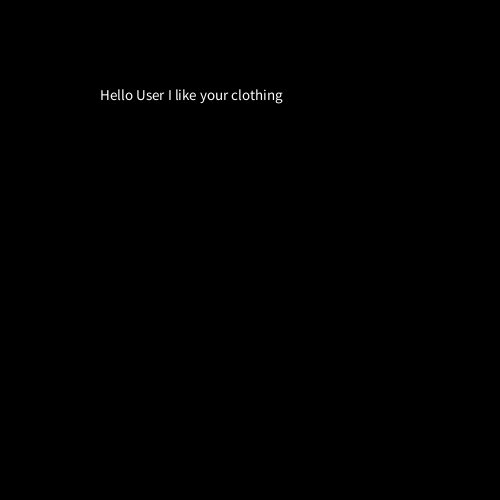
Frame 1 (no input)
Frame 60 (the mouse pressed at the canvas centre just before this capture): identical to frame 1, image omitted
Frame 120 (the mouse held since frame 60 and released just before this capture): identical to frame 1, image omitted

The Processing sketch that drew this single still picture (run headless with seeded random() and noise(); from frame 60 on, the mouse is pressed at the canvas centre):

// Processing sketch: Testing_process
// ── Testing_process.pde
/*
Alexios Rekoutis
6/23/2022
Input, Output, and Communication Demo
*/

/* Inputs to Processing:
* mouse
* keyboard
* webcam
* internet (accessing APIs)
* including files 
  * code 
  * images
*/


/* Outputs from Processing:
* sketch (GUI)
* console
*/

void setup() {
  print("Hello\n"); // the \n is a newline character
  println("Hello, World!"); // generally, use println() to make a line
  
  //outputting to the console is mostly useful for the coder
  
  // outputting to the GUI is for the user
  size(500,500);
  background(0);
  fill(255);
  textSize(15);
  text("Hello User I like your clothing",100,100);
}

// In order for mousePressed to work, you need to have a draw statement
void draw() {
}


void mousePressed() {
  println(mouseX, mouseY);
}

void keyPressed() {
  println("key pressed:" + keyCode);
}
